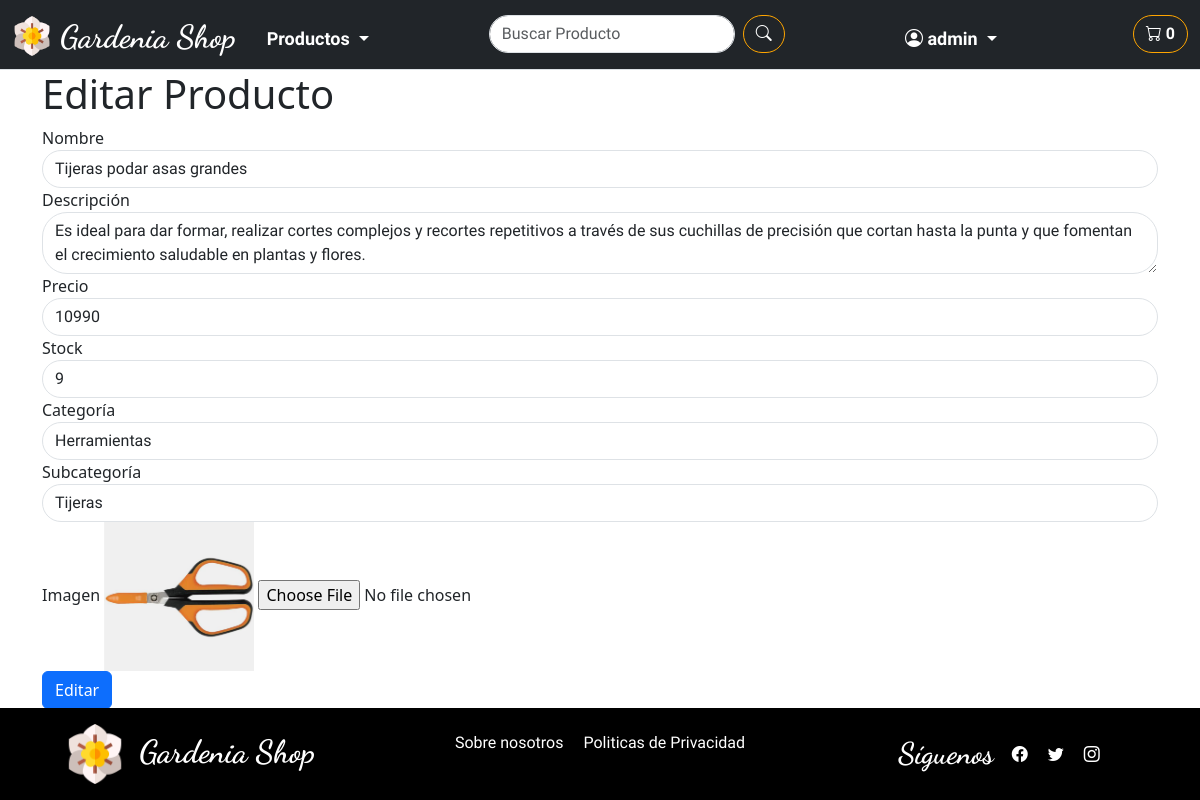
The page /shopWeb/admin/productos/editar/20 (signed in) on the database as committed earlier.
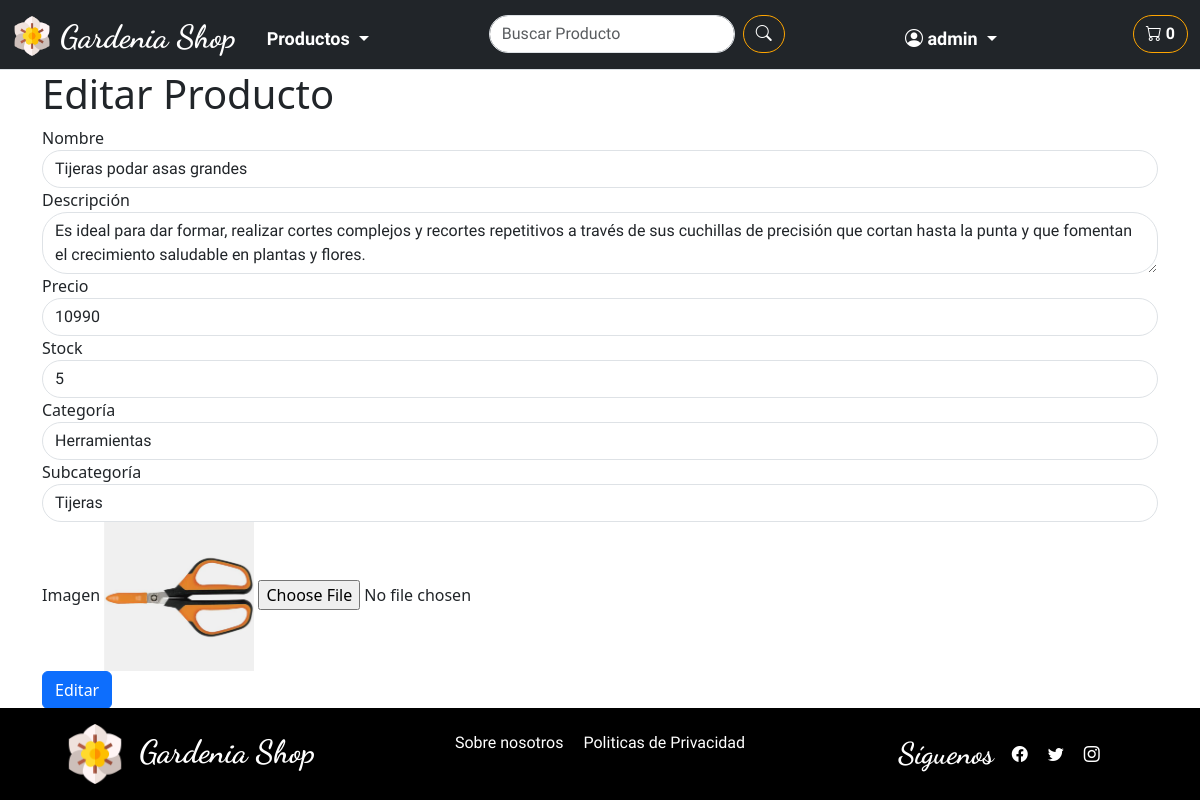
The same page on the database as committed later.
### shopWeb/models.py (models this page shows, shortened)
class Producto(models.Model):
    id_categoria = models.ForeignKey(Categoria, on_delete=models.CASCADE, related_name='categoria_producto')
    id_subcategoria = models.ForeignKey(SubCategoria, on_delete=models.CASCADE, related_name='subcategoria_producto')
    id_producto = models.AutoField(primary_key=True)
    nombre = models.CharField(max_length=80)
    precio = models.IntegerField()
    stock = models.IntegerField()
    descripcion = models.CharField(max_length=250, blank=True, null=True)
    img = models.ImageField(upload_to='productos/', null=True, blank=True)

class Categoria(models.Model):
    categoria_id = models.AutoField(primary_key=True)
    categoria_nombre = models.CharField( max_length=50)

class SubCategoria(models.Model):
    subcategoria_id = models.AutoField(primary_key=True)
    categoria = models.ForeignKey(Categoria, on_delete=models.CASCADE, related_name='categorias_productos')
    subcategoria_nombre = models.CharField(max_length=50)

### shopWeb/views.py (the view)
# urls.py: path('admin/productos/editar/<int:id>', views.producto_editar, name='editar_producto'),
@login_required
@user_passes_test(es_admin)
def producto_editar(request, id):
    producto = get_object_or_404(Producto, id_producto=id)
    if request.method == 'POST':
        form = ProductoForm(request.POST, request.FILES, instance=producto)
        if form.is_valid():
            form.save()
            return redirect('productos')
    else:
        form = ProductoForm(instance=producto)
    categorias = Categoria.objects.all()
    subcategorias = SubCategoria.objects.filter(categoria=producto.id_categoria)
    return render(request, 'shopWeb/admin/producto_editar.html', {
        'form': form,
        'producto': producto,
        'categorias': categorias,
        'subcategorias': subcategorias
    })

### shopWeb/forms.py
class ProductoForm(forms.ModelForm):
    class Meta:
        model = Producto
        fields = '__all__'
        exclude = ['id_producto']
        labels = {
            'nombre': 'Nombre',
            'precio': 'Precio',
            'stock': 'Stock',
            'descripcion': 'Descripción',
            'img': 'Imagen',
            'id_categoria': 'Categoría',   # Asegúrate de usar el nombre correcto de los campos de clave foránea
            'id_subcategoria': 'Subcategoría',
        }
        widgets = {
            'nombre': forms.TextInput(attrs={'class': 'form-control'}),
            'precio': forms.NumberInput(attrs={'class': 'form-control'}),
            'stock': forms.NumberInput(attrs={'class': 'form-control'}),
            'descripcion': forms.Textarea(attrs={'class': 'form-control'}),
            'img': forms.FileInput(attrs={'class': 'form-control'}),
            'id_categoria': forms.Select(attrs={'class': 'form-control'}),
            'id_subcategoria': forms.Select(attrs={'class': 'form-control'}),
        }

### shopWeb/views.py (called while the page is built)
def es_admin(user):
    return user.is_staff

### shopWeb/templates/shopWeb/admin/producto_editar.html (shortened to what this page needs)
{% extends 'shopWeb/layouts/base.html' %}
{% load static %}
{% block content %}
    <div class="container">
        <h1>Editar Producto</h1>
        <form method="POST" enctype="multipart/form-data">
            <div class="form-group">
                <label for="nombre">Nombre</label>
                <input type="text" class="form-control" id="nombre" name="nombre" value="{{ producto.nombre }}">
            </div>
            <div class="form-group">
                <label for="descripcion">Descripción</label>
                <textarea class="form-control" id="descripcion" name="descripcion">{{ producto.descripcion }}</textarea>
            </div>
            <div class="form-group">
                <label for="precio">Precio</label>
                <input type="number" class="form-control" id="precio" name="precio" value="{{ producto.precio }}">
            </div>
            <div class="form-group">
                <label for="stock">Stock</label>
                <input type="number" class="form-control" id="stock" name="stock" value="{{ producto.stock }}">
            </div>
            <div class="form-group">
                <label for="categoria">Categoría</label>
                <select class="form-control" id="categoria" name="id_categoria">
                    {% for categoria in categorias %}
                        <option value="{{ categoria.categoria_id }}" {% if producto.id_categoria == categoria %}selected{% endif %}>{{ categoria.categoria_nombre }}</option>
                    {% endfor %}
                </select>
            </div>
            <div class="form-group">
                <label for="subcategoria">Subcategoría</label>
                <select class="form-control" id="subcategoria" name="id_subcategoria">
                    {% for subcategoria in subcategorias %}
                        <option value="{{ subcategoria.subcategoria_id }}" {% if producto.id_subcategoria == subcategoria %}selected{% endif %}>{{ subcategoria.subcategoria_nombre }}</option>
                    {% endfor %}
                </select>
            </div>
            <div class="form-group">
                <label for="imagen">Imagen</label>
                {% if producto.img %}
                    <img src="{{ producto.img.url }}"
                        alt="{{ producto.nombre }}"
                        style="max-width: 150px; max-height: 150px;">
                {% else %}
                    No image
                {% endif %}
                <input type="file" class="form-control-file" id="imagen" name="img">
            </div>
            <button type="submit" class="btn btn-primary">Editar</button>
        </form>
    </div>
{% endblock %}

Rows that differ between the two databases and show on the page:
changed Producto "Tijeras podar asas grandes": stock "9" → "5"
